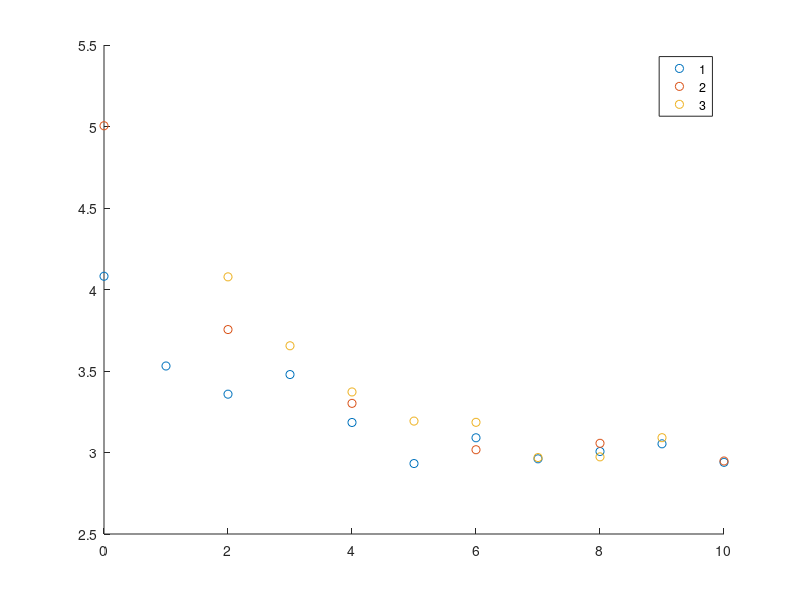

MATLAB code for this plot: (Note: this script raises an error after producing the figure.)
function sharedparams2
% Set up data so that Y is a function of T with a specific functional form,
% but there are three groups and one parameter varies across groups.
t1 = (0:10)'; t2 = (0:2:10)'; t3 = (2:9)';
T = [t1; t2; t3];
Y = 3 + [exp(-t1/2); 2*exp(-t2/2); 3*exp(-t3/2)] + randn(size(T))/10;
dsid = [ones(size(t1)); 2*ones(size(t2)); 3*ones(size(t3))];
gscatter(T,Y,dsid)
% Pack up the time and dataset id variables into X for later unpacking
X = [T dsid];
b = nlinfit(X,Y,@subfun,ones(1,5))
tt = linspace(0,10)';
line(tt,b(1)+b(2)*exp(-tt/b(5)),'color','r')
line(tt,b(1)+b(3)*exp(-tt/b(5)),'color','g')
line(tt,b(1)+b(4)*exp(-tt/b(5)),'color','b')
end
function yfit = subfun(params,X)
T = X(:,1);        % unpack time from X
dsid = X(:,2);     % unpack dataset id from X
A0 = params(1);    % same A0 for all datasets
A1 = params(2:4)'; % different A1 for each dataset
tau = params(5);   % same tau
yfit = A0 + A1(dsid).*exp(-T/tau);
end